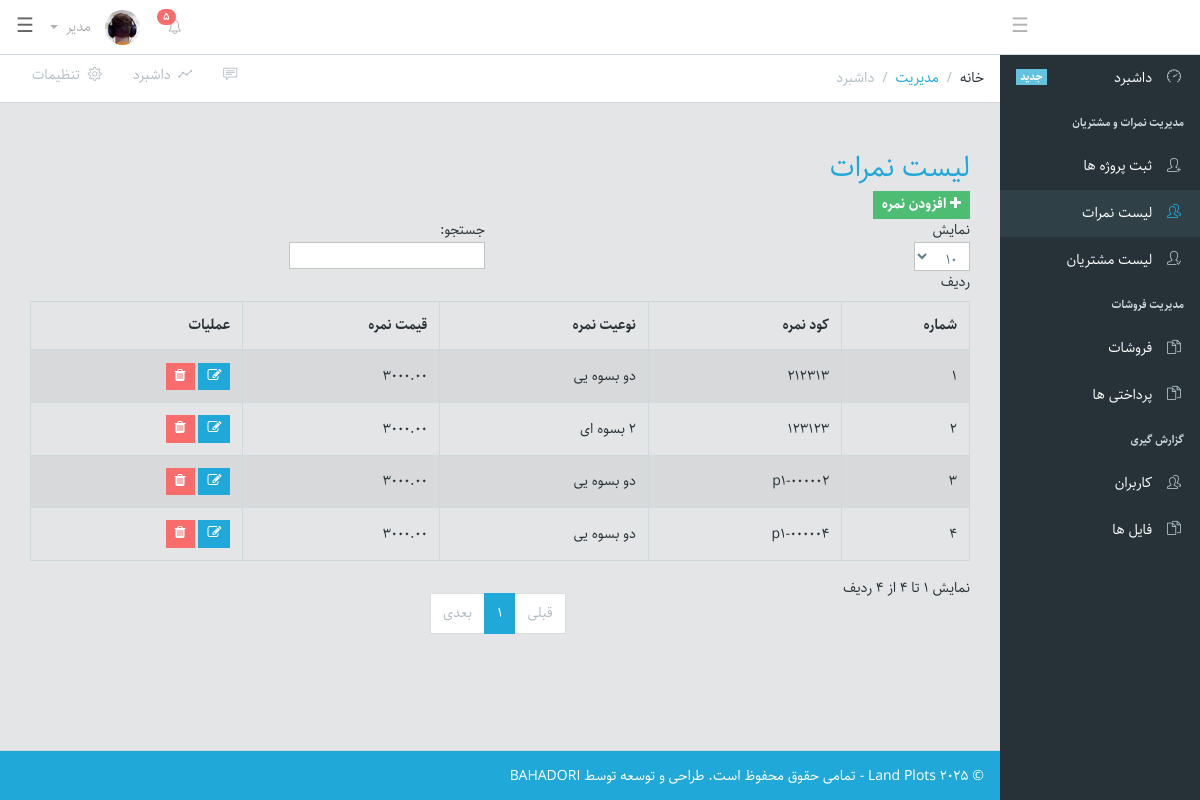
Screenshot of /admin/plots.php (signed in) with the database file from the repository.
### tables this page shows
CREATE TABLE `tblplots` (
  `id` int(11) NOT NULL,
  `plot_code` varchar(30) NOT NULL,
  `project_id` int(11) NOT NULL,
  `plot_type` varchar(50) DEFAULT NULL,
  `area` float DEFAULT NULL,
  `length` float DEFAULT NULL,
  `width` float DEFAULT NULL,
  `boundaries` mediumtext DEFAULT NULL,
  `price` decimal(15,2) DEFAULT NULL,
  `status` enum('Available','Reserved','Sold') DEFAULT 'Available',
  `map_file` varchar(255) DEFAULT NULL,
  `owner_customer_id` int(11) DEFAULT NULL,
  `created_at` datetime DEFAULT current_timestamp()
);

### admin/plots.php (the view, shortened to what this page needs)
<?php
include 'config/db.php';
$sql = "SELECT * FROM tblplots ORDER BY id DESC";
$result = $conn->query($sql);
?>
<!DOCTYPE html>
<html lang="IR-fa" dir="rtl">
<head>
<link href="https://cdnjs.cloudflare.com/ajax/libs/select2/4.0.13/css/select2.min.css" rel="stylesheet" />
    <link href="icons/font-awesome.min.css" rel="stylesheet">
    <link href="icons/simple-line-icons.css" rel="stylesheet">
    <link href="dest/style.css" rel="stylesheet">
</head>
<body class="navbar-fixed sidebar-nav fixed-nav">
    <?php require 'includes/header.php'; ?>
    <?php require 'includes/sidebar.php'; ?>
    <main class="main">
        <ol class="breadcrumb">
            <li class="breadcrumb-item">خانه</li>
            <li class="breadcrumb-item"><a href="#">مدیریت</a>
            </li>
            <li class="breadcrumb-item active">داشبرد</li>
            <li class="breadcrumb-menu">
                <div class="btn-group" role="group" aria-label="Button group with nested dropdown">
                    <a class="btn btn-secondary" href="#"><i class="icon-speech"></i></a>
                    <a class="btn btn-secondary" href="./"><i class="icon-graph"></i> &nbsp;داشبرد</a>
                    <a class="btn btn-secondary" href="#"><i class="icon-settings"></i> &nbsp;تنظیمات</a>
                </div>
            </li>
        </ol>
        <div class="container-fluid">
            <div class="animated fadeIn">
                <div class="row">
                    <div class="container mt-4">
                        <h3 class="mb-3 text-primary">لیست نمرات</h3>
                        <button class="btn btn-success btn-sm" data-toggle="modal" data-target="#addPlotModal">
                            <i class="fa fa-plus"></i> افزودن نمره
                        </button>
                        <table id="plotTable" class="table table-bordered table-striped text-center">
                            <thead class="table-dark">
                                <tr>
                                    <th>شماره</th>
                                    <th>کود نمره</th>
                                    <th>نوعیت نمره</th>
                                    <th>قیمت نمره</th>
                                    <th>عملیات</th>
                                </tr>
                            </thead>
                            <tbody>
                                <?php
                                $i = 1;
                                if($result->num_rows > 0){
                                    while($row = $result->fetch_assoc()){
                                        echo "<tr>";
                                        echo "<td>".$i++."</td>";
                                        echo "<td>".$row['plot_code']."</td>";
                                        echo "<td>".$row['plot_type']."</td>";
                                        echo "<td>".$row['price']."</td>";
                                        echo "<td>
                                                <button class='btn btn-primary btn-sm' onclick=\"window.location.href='edit-plot.php?id={$row['id']}'\"><i class='fa fa-edit'></i></button>
                                                <button class='btn btn-danger btn-sm deletePlots' data-id='".$row['id']."'><i class='fa fa-trash'></i></button>
                                            </td>";
                                        echo "</tr>";
                                    }
                                } else {
                                    echo "<tr>
                                            <td colspan='6' class='text-danger'>هیچ پروژه‌ای ثبت نشده است!</td>
                                        </tr>";
                                }
                                ?>
                            </tbody>
                        </table>
                    </div>
                </div>
            </div>
        </div>
    </main>
    <?php require 'includes/footer.php'; ?>
</body>
</html>

### admin/plots.php (style rules this page uses)
table th, table td { vertical-align: middle !important; }

### rows the page displays
tblplots: plot_code "212313", plot_type "دو بسوه یی", price "3000.00"
tblplots: plot_code "123123", plot_type "2 بسوه ای", price "3000.00"
tblplots: plot_code "p1-000002", plot_type "دو بسوه یی", price "3000.00"
tblplots: plot_code "p1-000004", plot_type "دو بسوه یی", price "3000.00"
